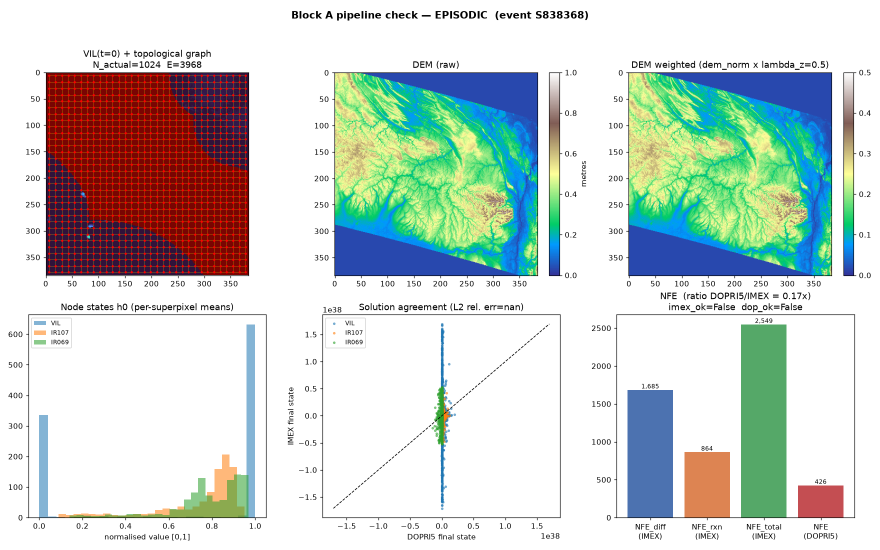
#> input picture block_a_test/EPISODIC_diagnostics.png, 1760 x 1100 px (shown at 1/2 size); its folder holds only this picture in this run
$ python -i analyze_slic_stability_sevir.py   (imports and definitions only)
#> lines starting #> are read from the running program, lines starting #| are printed output that depends on the picture
#> further down, picture is the input picture: shape (1100, 1760, 3); mean B, G, R 205.6, 210.2, 202.4
import h5py
import numpy as np
import pandas as pd
import matplotlib.pyplot as plt
from skimage.segmentation import slic, find_boundaries, watershed
from skimage.filters import sobel
from skimage.morphology import disk, dilation
import cv2
import os
from scipy.ndimage import gaussian_filter
from tqdm import tqdm
from multiprocessing import Pool
import functools

# --- CONFIGURATION ---
BASE_PATH = r"C:\Users\Siddharth Nair\OneDrive\Desktop\BTP-2\GAT-ODE\SEVIR\2019"
CATALOG_PATH = r"C:\Users\Siddharth Nair\OneDrive\Desktop\BTP-2\GAT-ODE\SEVIR\CATALOG.csv"

# Performance tuning parameters
USE_PARALLEL = True       # Use multiprocessing for SLIC
FRAME_SKIP = 1            # Analyze every Nth frame (1=all frames for flow consistency)
N_SEGMENTS = 150          # Number of superpixels
USE_OPTICAL_FLOW = False   # Enable optical flow tracking (set False for standard SLIC)

# --- FUSION HELPER ---
class SevirFusion:
    def __init__(self, vil_shape=(384, 384)):
        self.target_shape = vil_shape
        self.frame_count = 49

    # [55 lines left out: functions process_ir, process_lightning, not called in this run]


# --- TEMPORAL SLIC CLASS ---
class TemporalSLIC:
    """
    Temporal superpixel segmentation with optional optical flow tracking.

    When use_flow=True: Tracks superpixel centroids across frames using optical flow
                        and uses watershed to update segmentation.
    When use_flow=False: Runs standard SLIC independently on each frame.
    """
    def __init__(self, n_segments=200, compactness=10, sigma=1, max_iter=5):
        self.n_segments = n_segments
        self.compactness = compactness
        self.sigma = sigma
        self.max_iter = max_iter
        self.prev_labels = None
        self.prev_centroids = None
        self.prev_frame = None

    def get_centroids(self, labels):
        """Extract (label_id, y, x) centroids from a label map."""
        centroids = []
        unique_labels = np.unique(labels)

        for label in unique_labels:
            if label == 0:  # Skip background
                continue
            coords = np.argwhere(labels == label)
            if len(coords) > 0:
                center = coords.mean(axis=0)
                centroids.append([label, center[0], center[1]])

        return np.array(centroids) if centroids else np.array([]).reshape(0, 3)

    def segment(self, frame, use_flow=True):
        """
        Segment a single frame using either standard SLIC or flow-guided watershed.

        Args:
            frame: 2D numpy array (H, W)
            use_flow: If True and not first frame, use optical flow tracking

        Returns:
            labels: Segmentation label map (same shape as frame)
        """
#> called with use_flow = True
        # Normalize frame to [0, 1]
        frame_min, frame_max = np.min(frame), np.max(frame)
#> frame_min = 0; frame_max = 255
        if frame_max > frame_min:
            frame_norm = (frame - frame_min) / (frame_max - frame_min)
        else:
            # Constant frame - return empty segmentation
            return np.zeros_like(frame, dtype=int)

        # CASE 1: First frame or flow disabled - use standard SLIC
        if self.prev_labels is None or not use_flow:
            try:
                labels = slic(
                    frame_norm.astype(np.float64),
                    n_segments=self.n_segments,
                    compactness=self.compactness,
                    sigma=self.sigma,
                    max_num_iter=self.max_iter,
                    start_label=1,
                    channel_axis=None
                )
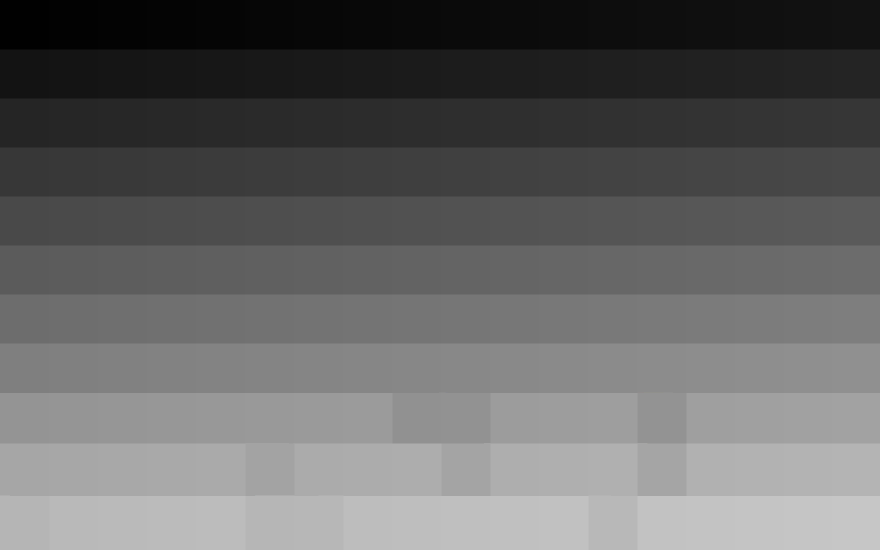
#> labels: shape (1100, 1760, 3) int64 (shown at 1/2 size); mean B, G, R 100.8, 100.9, 100.9
            except Exception as e:
                print(f"      [Warning] SLIC failed: {e}")
                labels = np.zeros_like(frame, dtype=int)

        # CASE 2: Subsequent frames with flow - use optical flow + watershed
        else:
            # A. Calculate optical flow between previous and current frame
            prev_gray = (self.prev_frame * 255).astype(np.uint8)
            curr_gray = (frame_norm * 255).astype(np.uint8)

            try:
                flow = cv2.calcOpticalFlowFarneback(
                    prev_gray, curr_gray, None,
                    pyr_scale=0.5,
                    levels=3,
                    winsize=15,
                    iterations=3,
                    poly_n=5,
                    poly_sigma=1.2,
                    flags=0
                )
            except Exception as e:
                print(f"      [Warning] Optical flow failed: {e}, using standard SLIC")
                return self.segment(frame, use_flow=False)

            # B. Advect previous centroids using flow vectors
            markers = np.zeros_like(frame, dtype=int)

            if len(self.prev_centroids) > 0:
                for (label_id, y, x) in self.prev_centroids:
                    iy, ix = int(y), int(x)

                    # Get flow vector at old centroid position
                    if 0 <= iy < flow.shape[0] and 0 <= ix < flow.shape[1]:
                        dx, dy = flow[iy, ix]

                        # Calculate new position
                        new_x = int(np.clip(x + dx, 0, frame.shape[1] - 1))
                        new_y = int(np.clip(y + dy, 0, frame.shape[0] - 1))

                        # Place marker with original label ID (tracking continuity)
                        markers[new_y, new_x] = int(label_id)

            # C. Dilate markers so watershed has seed regions
            if np.any(markers > 0):
                markers = dilation(markers, disk(2))
            else:
                # No valid markers - fall back to standard SLIC
                return self.segment(frame, use_flow=False)

            # D. Watershed segmentation using gradient as elevation map
            gradient = sobel(gaussian_filter(frame_norm, sigma=1))

            try:
                labels = watershed(
                    gradient,
                    markers=markers,
                    mask=(frame_norm > 0.01)  # Exclude very low values
                )
            except Exception as e:
                print(f"      [Warning] Watershed failed: {e}, using standard SLIC")
                return self.segment(frame, use_flow=False)

        # Update state for next iteration
        self.prev_labels = labels
        self.prev_frame = frame_norm
        self.prev_centroids = self.get_centroids(labels)
#> in get_centroids, `unique_labels = np.unique(labels)`: unique_labels = 198 values from 1 to 198
#> the loop in get_centroids, `for label in unique_labels:` made 198 passes
#> center on passes 1 to 12: [49, 49, 1], [49, 147.5, 1], [49, 245.5, 1], [49, 343.5, 1], [49, 441.5, 1], [49, 539.5, 1], [49, 637.5, 1], [49, 735.5, 1], [49, 833.5, 1], [49, 931.5, 1], [49, 1029.5, 1], [49, 1127.5, 1]
#> after the loop in get_centroids, `for label in unique_labels:`: centroids = 198 items, first 6: [1, 49, 49], [2, 49, 147.5], [3, 49, 245.5], [4, 49, 343.5], [5, 49, 441.5], [6, 49, 539.5]
#> self.prev_centroids = 198 rows, first 8: [1, 49, 49], [2, 49, 147.5], [3, 49, 245.5], [4, 49, 343.5], [5, 49, 441.5], [6, 49, 539.5], [7, 49, 637.5], [8, 49, 735.5]

        return labels

    # [239 lines left out: functions reset, calculate_segmentation_iou, read_single_event, analyze_event, get_filename, not called in this run]


# --- MAIN ---
# [88 lines not run here, left out]

>>> import cv2
>>> picture = cv2.imread('block_a_test/EPISODIC_diagnostics.png')
>>> result = TemporalSLIC().segment(picture)
